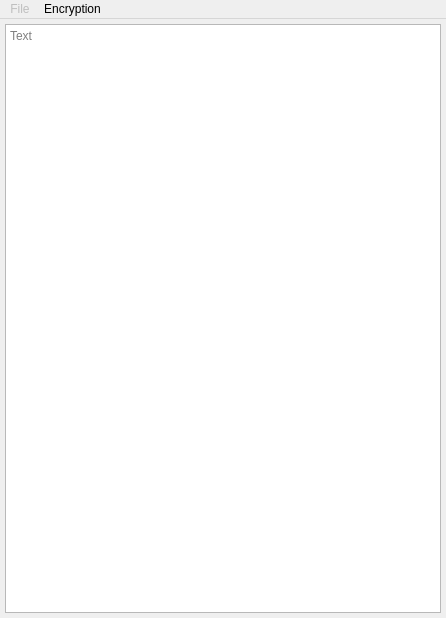
<?xml version="1.0" encoding="UTF-8"?>
<ui version="4.0">
 <class>MainWindow</class>
 <widget class="QMainWindow" name="MainWindow">
  <property name="geometry">
   <rect>
    <x>0</x>
    <y>0</y>
    <width>446</width>
    <height>618</height>
   </rect>
  </property>
  <property name="sizePolicy">
   <sizepolicy hsizetype="Expanding" vsizetype="Expanding">
    <horstretch>0</horstretch>
    <verstretch>0</verstretch>
   </sizepolicy>
  </property>
  <property name="windowTitle">
   <string>Vernamco</string>
  </property>
  <widget class="QWidget" name="CentralWidget">
   <layout class="QHBoxLayout" name="horizontalLayout">
    <property name="spacing">
     <number>0</number>
    </property>
    <property name="leftMargin">
     <number>5</number>
    </property>
    <property name="topMargin">
     <number>5</number>
    </property>
    <property name="rightMargin">
     <number>5</number>
    </property>
    <property name="bottomMargin">
     <number>5</number>
    </property>
    <item>
     <widget class="QTextEdit" name="TextEdit">
      <property name="sizePolicy">
       <sizepolicy hsizetype="Expanding" vsizetype="Expanding">
        <horstretch>0</horstretch>
        <verstretch>0</verstretch>
       </sizepolicy>
      </property>
      <property name="autoFillBackground">
       <bool>false</bool>
      </property>
      <property name="sizeAdjustPolicy">
       <enum>QAbstractScrollArea::AdjustIgnored</enum>
      </property>
      <property name="acceptRichText">
       <bool>false</bool>
      </property>
      <property name="placeholderText">
       <string>Text</string>
      </property>
     </widget>
    </item>
   </layout>
  </widget>
  <widget class="QMenuBar" name="MenuBar">
   <property name="geometry">
    <rect>
     <x>0</x>
     <y>0</y>
     <width>446</width>
     <height>21</height>
    </rect>
   </property>
   <widget class="QMenu" name="FileMenu">
    <property name="enabled">
     <bool>false</bool>
    </property>
    <property name="title">
     <string>File</string>
    </property>
    <addaction name="Open"/>
    <addaction name="Save"/>
    <addaction name="Exit"/>
   </widget>
   <widget class="QMenu" name="EncryptionMenu">
    <property name="title">
     <string>Encryption</string>
    </property>
    <addaction name="Caesar"/>
   </widget>
   <addaction name="FileMenu"/>
   <addaction name="EncryptionMenu"/>
  </widget>
  <action name="Open">
   <property name="text">
    <string>Open</string>
   </property>
  </action>
  <action name="Save">
   <property name="text">
    <string>Save</string>
   </property>
  </action>
  <action name="Exit">
   <property name="text">
    <string>Exit</string>
   </property>
  </action>
  <action name="Caesar">
   <property name="text">
    <string>Caesar</string>
   </property>
  </action>
 </widget>
 <layoutdefault spacing="6" margin="11"/>
 <resources/>
 <connections/>
</ui>
